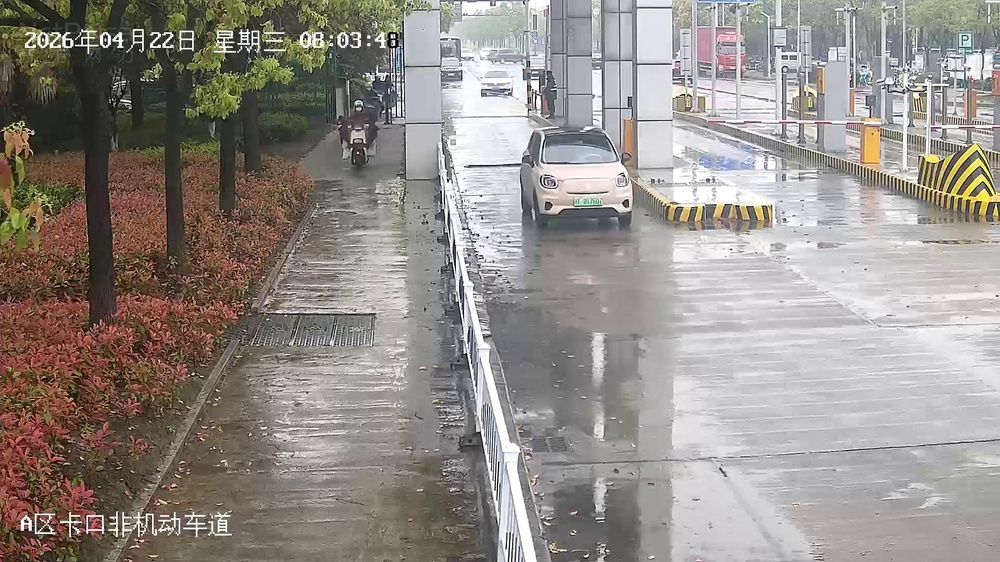
#> input picture data/test_videos/frame_0001.jpg, 1000 x 562 px, shrunk from 1920 x 1080 before the run
$ python calibrate_camera.py --image ../data/test_videos/frame_0001.jpg
#> lines starting #> are read from the running program, lines starting #| are printed output that depends on the picture; after the words box and inside, x2 and y2 are one past the last pixel; in counts of white or black regions, pixels touching at a corner belong together
#!/usr/bin/env python
"""摄像头场景标定辅助工具。

通过鼠标交互在视频首帧上标注：
  1. ROI 多边形顶点
  2. 通道入口线
  3. 通道出口线
  4. 参照物标定线段（用于像素→米换算）

操作:
  - 左键点击：添加顶点
  - 右键点击：完成当前对象，切换到下一个
  - 按 'u'：撤销上一个顶点
  - 按 's'：保存配置到 YAML 文件
  - 按 'q'：退出

用法:
    python scripts/calibrate_camera.py \\
        --image data/test_videos/frame_0001.jpg \\
        --camera cam01
"""

import argparse
import sys
import os
import json

sys.path.insert(0, os.path.join(os.path.dirname(__file__), ".."))

import cv2
import yaml


class CalibrationTool:
    """交互式场景标定工具。"""

    COLORS = {
        "roi": (0, 255, 0),
        "entry": (0, 255, 255),
        "exit": (0, 0, 255),
        "reference": (255, 255, 0),
    }

    def __init__(self, image_path: str, camera_id: str = "cam01"):
#> called with image_path = '../data/test_videos/frame_0001.jpg', camera_id = 'cam01'
        self.image_path = image_path
        self.camera_id = camera_id
        self.frame = cv2.imread(image_path)
#> self.frame is the input picture: shape (562, 1000, 3); mean B, G, R 136.4, 142, 148.2
        if self.frame is None:
            raise FileNotFoundError(f"Cannot read image: {image_path}")

        self.window_name = f"Camera Calibration - {camera_id}"
        self.stages = ["roi", "entry", "exit", "reference"]
        self.current_stage_idx = 0
        self.points: dict = {s: [] for s in self.stages}
        self.display_frame = self.frame.copy()

    def run(self):
        """启动交互式标定。"""
        cv2.namedWindow(self.window_name)
        cv2.setMouseCallback(self.window_name, self._mouse_callback)

        print("=" * 60)
        print(f"Camera Calibration Tool - {self.camera_id}")
        print("=" * 60)
        print("Controls:")
        print("  Left click  : Add point")
        print("  Right click : Next stage")
        print("  'u'         : Undo last point")
        print("  's'         : Save & exit")
        print("  'q'         : Quit without saving")
        print("-" * 60)

        self._update_display()

        while True:
            cv2.imshow(self.window_name, self.display_frame)
            key = cv2.waitKey(1) & 0xFF

            if key == ord("q"):
                print("\nQuit without saving.")
                break
            elif key == ord("s"):
                self._save_config()
                break
            elif key == ord("u"):
                self._undo_point()

        cv2.destroyAllWindows()

    # [27 lines left out: functions _mouse_callback, _add_point, _next_stage, _undo_point, not called in this run]

    def _update_display(self):
        self.display_frame = self.frame.copy()

        # 绘制已标注的点
        for stage in self.stages:
            color = self.COLORS[stage]
            pts = self.points[stage]
            for i, pt in enumerate(pts):
                cv2.circle(self.display_frame, tuple(pt), 5, color, -1)
                cv2.putText(
                    self.display_frame, str(i),
                    (pt[0] + 8, pt[1] - 5),
                    cv2.FONT_HERSHEY_SIMPLEX, 0.4, color, 1,
                )

            # 绘制连线
            if len(pts) >= 2:
                for i in range(len(pts) - 1):
                    cv2.line(self.display_frame, tuple(pts[i]), tuple(pts[i + 1]), color, 1)
                # ROI 闭合
                if stage == "roi" and len(pts) >= 3:
                    cv2.line(self.display_frame, tuple(pts[-1]), tuple(pts[0]), color, 1)

        # 当前阶段提示
        current_stage = self.stages[self.current_stage_idx]
        info_text = f"Stage: {current_stage} | Points: {len(self.points[current_stage])} | Right-click: next | 's': save | 'q': quit"
        cv2.putText(
            self.display_frame, info_text,
            (10, 25), cv2.FONT_HERSHEY_SIMPLEX, 0.55, (255, 255, 255), 2,
        )
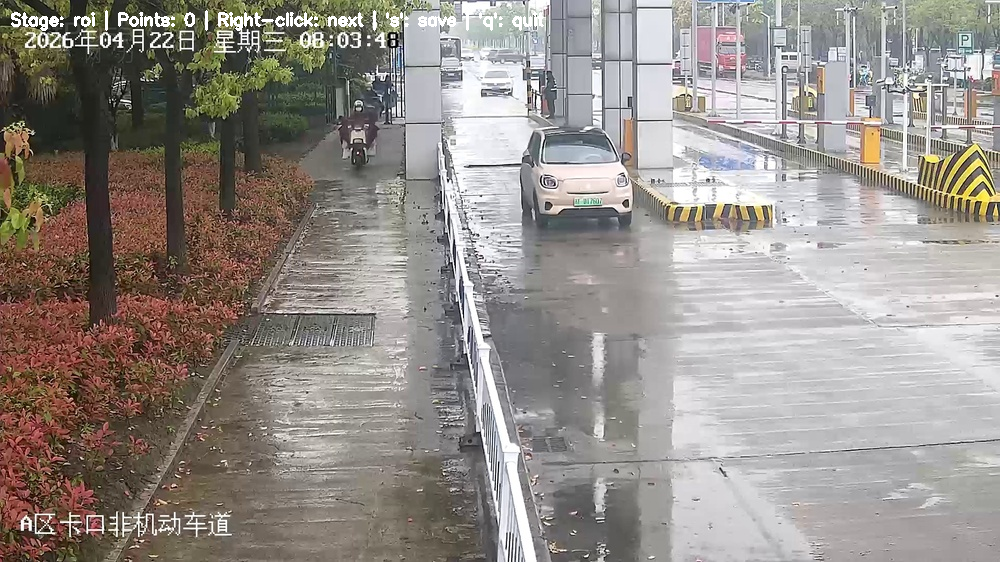
#> self.display_frame: shape (562, 1000, 3); 0.56% of pixels changed, all inside (x1, y1, x2, y2) = (11, 10, 544, 31)

    # [43 lines left out: functions _save_config, _compute_px_per_meter, not called in this run]


def main():
    parser = argparse.ArgumentParser(description="Camera scene calibration tool")
    parser.add_argument("--image", required=True, help="Path to a sample frame image")
    parser.add_argument("--camera", default="cam01", help="Camera ID")
    args = parser.parse_args()

    tool = CalibrationTool(args.image, args.camera)
    tool.run()
#> (key q is pressed here)


if __name__ == "__main__":
    main()

$ run again, on data/test_videos/vehicle_sample.jpg
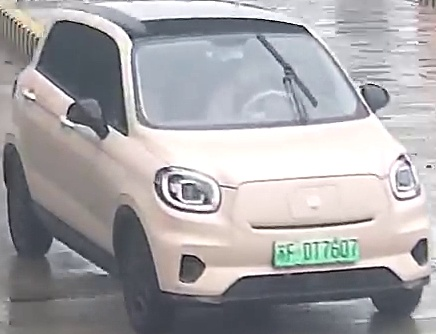
#> input picture data/test_videos/vehicle_sample.jpg, 436 x 334 px
#> in __init__, self.frame is the input picture: shape (334, 436, 3); mean B, G, R 166.9, 164.6, 166.4
#> in _update_display, `cv2.putText( self.display_frame, info_text, (10, 25), cv2.FONT_HERSHEY..`:
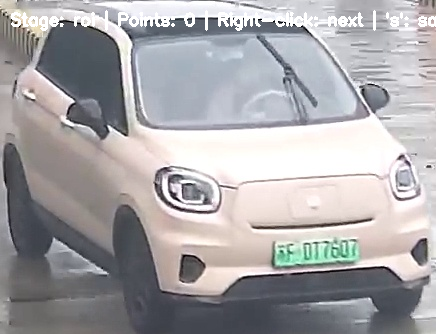
#> self.display_frame: shape (334, 436, 3); 1.75% of pixels changed, all inside (x1, y1, x2, y2) = (11, 10, 436, 31)
